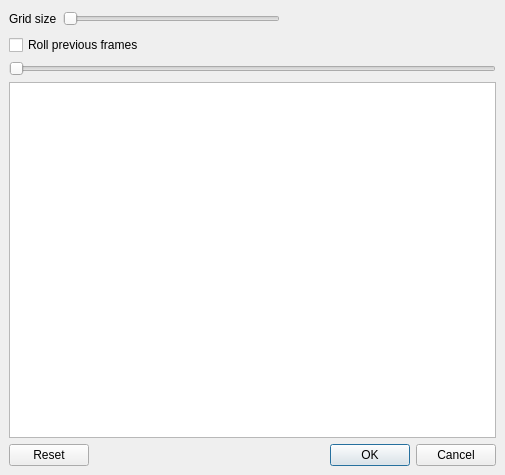
<?xml version="1.0" encoding="UTF-8"?>
<ui version="4.0">
 <class>artGridDialog</class>
 <widget class="QDialog" name="artGridDialog">
  <property name="geometry">
   <rect>
    <x>0</x>
    <y>0</y>
    <width>505</width>
    <height>475</height>
   </rect>
  </property>
  <property name="windowTitle">
   <string>Grid</string>
  </property>
  <layout class="QVBoxLayout" name="verticalLayout">
   <property name="spacing">
    <number>6</number>
   </property>
   <property name="leftMargin">
    <number>9</number>
   </property>
   <property name="topMargin">
    <number>9</number>
   </property>
   <property name="rightMargin">
    <number>9</number>
   </property>
   <property name="bottomMargin">
    <number>9</number>
   </property>
   <item>
    <layout class="QGridLayout" name="gridLayout">
     <property name="leftMargin">
      <number>0</number>
     </property>
     <property name="topMargin">
      <number>0</number>
     </property>
     <property name="rightMargin">
      <number>0</number>
     </property>
     <property name="bottomMargin">
      <number>0</number>
     </property>
     <item row="0" column="1">
      <widget class="ADM_SliderIndicator" name="horizontalSliderSize">
       <property name="sizePolicy">
        <sizepolicy hsizetype="Expanding" vsizetype="Fixed">
         <horstretch>0</horstretch>
         <verstretch>0</verstretch>
        </sizepolicy>
       </property>
       <property name="minimum">
        <number>2</number>
       </property>
       <property name="maximum">
        <number>8</number>
       </property>
       <property name="pageStep">
        <number>1</number>
       </property>
       <property name="orientation">
        <enum>Qt::Horizontal</enum>
       </property>
      </widget>
     </item>
     <item row="0" column="0">
      <widget class="QLabel" name="labelHScatter">
       <property name="text">
        <string>Grid size</string>
       </property>
      </widget>
     </item>
     <item row="0" column="2">
      <spacer name="horizontalSpacer">
       <property name="orientation">
        <enum>Qt::Horizontal</enum>
       </property>
       <property name="sizeHint" stdset="0">
        <size>
         <width>40</width>
         <height>20</height>
        </size>
       </property>
      </spacer>
     </item>
    </layout>
   </item>
   <item>
    <widget class="QCheckBox" name="checkBoxRoll">
     <property name="sizePolicy">
      <sizepolicy hsizetype="Minimum" vsizetype="Fixed">
       <horstretch>0</horstretch>
       <verstretch>0</verstretch>
      </sizepolicy>
     </property>
     <property name="text">
      <string>Roll previous frames</string>
     </property>
    </widget>
   </item>
   <item>
    <layout class="QHBoxLayout" name="toolboxLayout"/>
   </item>
   <item>
    <widget class="ADM_QSlider" name="horizontalSlider">
     <property name="orientation">
      <enum>Qt::Horizontal</enum>
     </property>
    </widget>
   </item>
   <item>
    <widget class="QGraphicsView" name="graphicsView">
     <property name="focusPolicy">
      <enum>Qt::NoFocus</enum>
     </property>
    </widget>
   </item>
   <item>
    <widget class="QDialogButtonBox" name="buttonBox">
     <property name="orientation">
      <enum>Qt::Horizontal</enum>
     </property>
     <property name="standardButtons">
      <set>QDialogButtonBox::Cancel|QDialogButtonBox::Ok|QDialogButtonBox::Reset</set>
     </property>
    </widget>
   </item>
  </layout>
 </widget>
 <customwidgets>
  <customwidget>
   <class>ADM_QSlider</class>
   <extends>QSlider</extends>
   <header>ADM_toolkitQt.h</header>
  </customwidget>
  <customwidget>
   <class>ADM_SliderIndicator</class>
   <extends>QSlider</extends>
   <header>ADM_toolkitQt.h</header>
  </customwidget>
 </customwidgets>
 <resources/>
 <connections>
  <connection>
   <sender>buttonBox</sender>
   <signal>accepted()</signal>
   <receiver>artGridDialog</receiver>
   <slot>accept()</slot>
   <hints>
    <hint type="sourcelabel">
     <x>248</x>
     <y>254</y>
    </hint>
    <hint type="destinationlabel">
     <x>157</x>
     <y>274</y>
    </hint>
   </hints>
  </connection>
  <connection>
   <sender>buttonBox</sender>
   <signal>rejected()</signal>
   <receiver>artGridDialog</receiver>
   <slot>reject()</slot>
   <hints>
    <hint type="sourcelabel">
     <x>316</x>
     <y>260</y>
    </hint>
    <hint type="destinationlabel">
     <x>286</x>
     <y>274</y>
    </hint>
   </hints>
  </connection>
 </connections>
</ui>
